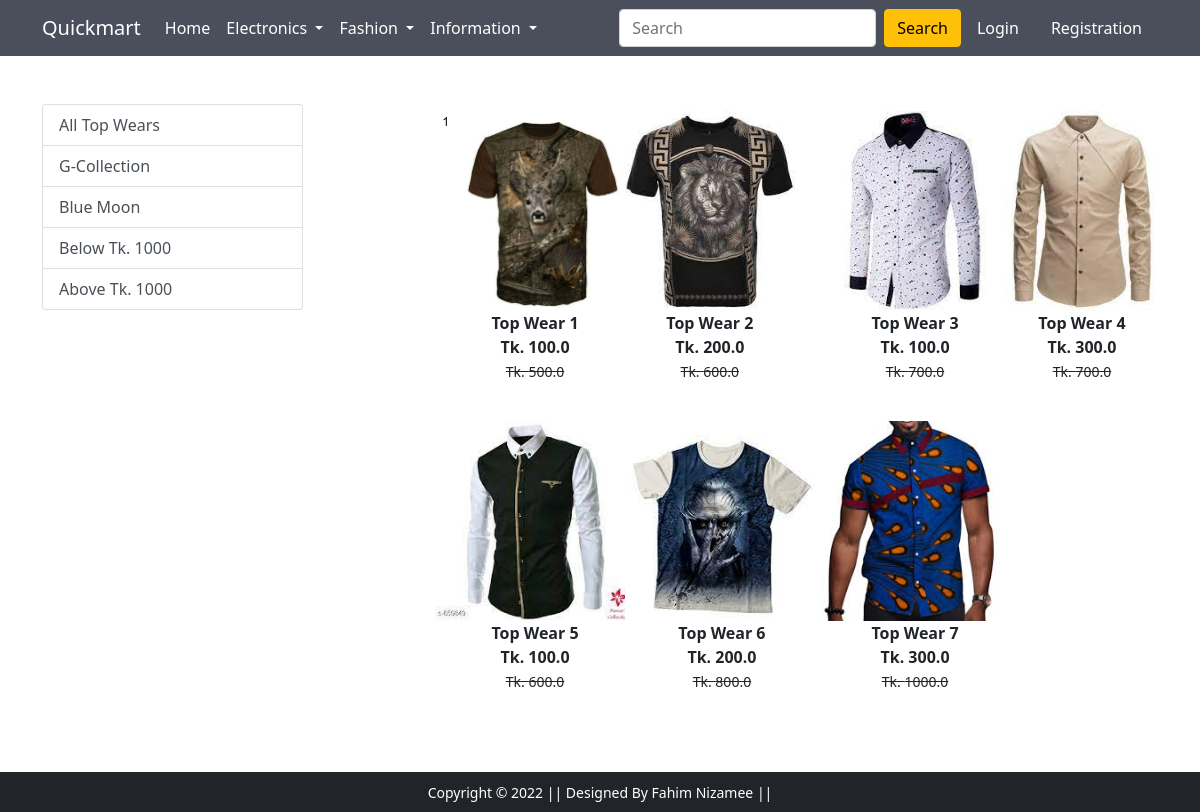
Screenshot of /topwear/ with the database file from the repository.
### app/models.py (models this page shows, shortened)
class Product(models.Model):
    title=models.CharField(max_length=100)
    selling_price=models.FloatField()
    discounted_price=models.FloatField()
    description = models.TextField()
    brand=models.CharField(max_length=100)
    category=models.CharField(choices=CATAGORY_CHOICES,max_length=2)
    product_image=models.ImageField(upload_to='productimg')
    stock = models.CharField(choices=STOCK_CHOICES,default='In Stock',max_length=100)

### app/views.py (the view)
# urls.py: path('topwear/', views.topwear, name='topwear'),
def topwear(request,data=None):
    if data == None:
        topwears=Product.objects.filter(category='TW')
    elif data=='G-collection' or data =='BlueMoon':
        topwears=Product.objects.filter(category='TW').filter(brand=data)
    elif data=='below':
        topwears=Product.objects.filter(category='TW').filter(discounted_price__lt=1000)
    elif data=='above':
        topwears=Product.objects.filter(category='TW').filter(discounted_price__gt=1000)
    totalitem=0
    if request.user.is_authenticated:
        totalitem = len(Cart.objects.filter(user=request.user))
    return render(request, 'app/topwear.html',{'topwears':topwears,'totalitem':totalitem})

### app/templates/app/topwear.html (shortened to what this page needs)
{% extends 'app/base.html' %}
{% load static %}
{% block main-content %}
<div class="container my-5">
 <div class="row">
  <div class="col-sm-3">
      <div class="list-group">
        <a href="{% url 'topwear' %}" class="list-group-item list-group-item-action" aria-current="true">All Top Wears</a>
        <a href="{% url 'topweardata' 'G-collection' %}" class="list-group-item list-group-item-action" aria-current="true">G-Collection</a>
        <a href="{% url 'topweardata' 'BlueMoon' %}" class="list-group-item list-group-item-action" aria-current="true">Blue Moon</a>
        <a href="{% url 'topweardata' 'below' %}" class="list-group-item list-group-item-action" aria-current="true">Below Tk. 1000</a>
        <a href="{% url 'topweardata' 'above' %}" class="list-group-item list-group-item-action" aria-current="true">Above Tk. 1000</a>
      </div>
  </div>
  <div class="col-sm-8 offset-sm-1">
   <div class="row">
        {% for product in topwears %}
        <div class="col-sm-3 text-center mb-4">
            <a href="{% url 'product-detail' product.id %}" class="btn">
                <div class="item">
                    <img src="{{product.product_image.url}}" alt="" height="200" width="" class="">
                    <div class="fw-bold">{{product.title}}</div>
                    <div class="fw-bold">Tk. {{product.discounted_price}}<br><small class="fw-light text-decoration-line-through">Tk. {{product.selling_price}}</small></div>
                </div>
            </a>
        </div>
        {% endfor %}
   </div>
  </div>
 </div>
</div>
{% endblock main-content %}

### rows the page displays
Product: product_image (picture), title "Top Wear 1", discounted_price "100.0", selling_price "500.0"
Product: product_image (picture), title "Top Wear 2", discounted_price "200.0", selling_price "600.0"
Product: product_image (picture), title "Top Wear 3", discounted_price "100.0", selling_price "700.0"
Product: product_image (picture), title "Top Wear 4", discounted_price "300.0", selling_price "700.0"
Product: product_image (picture), title "Top Wear 5", discounted_price "100.0", selling_price "600.0"
Product: product_image (picture), title "Top Wear 6", discounted_price "200.0", selling_price "800.0"
Product: product_image (picture), title "Top Wear 7", discounted_price "300.0", selling_price "1000.0"
